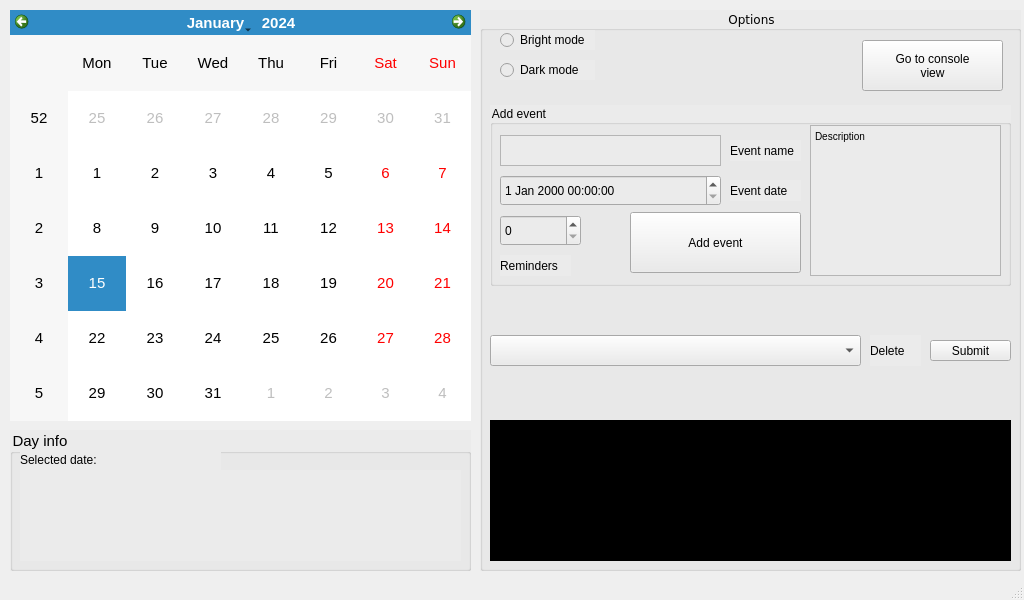
<?xml version="1.0" encoding="UTF-8"?>
<ui version="4.0">
 <class>MainWindow</class>
 <widget class="QMainWindow" name="MainWindow">
  <property name="geometry">
   <rect>
    <x>0</x>
    <y>0</y>
    <width>1024</width>
    <height>600</height>
   </rect>
  </property>
  <property name="minimumSize">
   <size>
    <width>480</width>
    <height>450</height>
   </size>
  </property>
  <property name="maximumSize">
   <size>
    <width>1024</width>
    <height>600</height>
   </size>
  </property>
  <property name="font">
   <font>
    <pointsize>11</pointsize>
   </font>
  </property>
  <property name="windowTitle">
   <string>Calendar</string>
  </property>
  <property name="styleSheet">
   <string notr="true"/>
  </property>
  <widget class="QWidget" name="centralwidget">
   <widget class="QCalendarWidget" name="calendar_widget">
    <property name="geometry">
     <rect>
      <x>10</x>
      <y>10</y>
      <width>461</width>
      <height>411</height>
     </rect>
    </property>
    <property name="styleSheet">
     <string notr="true"/>
    </property>
   </widget>
   <widget class="QGroupBox" name="options_group">
    <property name="geometry">
     <rect>
      <x>480</x>
      <y>10</y>
      <width>541</width>
      <height>561</height>
     </rect>
    </property>
    <property name="font">
     <font>
      <family>Verdana</family>
      <pointsize>9</pointsize>
      <weight>50</weight>
      <bold>false</bold>
     </font>
    </property>
    <property name="cursor">
     <cursorShape>ArrowCursor</cursorShape>
    </property>
    <property name="layoutDirection">
     <enum>Qt::LeftToRight</enum>
    </property>
    <property name="styleSheet">
     <string notr="true">background-color: rgb(235, 235, 235);</string>
    </property>
    <property name="title">
     <string>Options</string>
    </property>
    <property name="alignment">
     <set>Qt::AlignCenter</set>
    </property>
    <property name="flat">
     <bool>false</bool>
    </property>
    <property name="checkable">
     <bool>false</bool>
    </property>
    <widget class="QLabel" name="delete_label">
     <property name="geometry">
      <rect>
       <x>390</x>
       <y>325</y>
       <width>51</width>
       <height>31</height>
      </rect>
     </property>
     <property name="text">
      <string>Delete</string>
     </property>
    </widget>
    <widget class="QComboBox" name="delete_comboBox">
     <property name="geometry">
      <rect>
       <x>10</x>
       <y>325</y>
       <width>371</width>
       <height>31</height>
      </rect>
     </property>
    </widget>
    <widget class="QPushButton" name="delete_submit">
     <property name="geometry">
      <rect>
       <x>450</x>
       <y>330</y>
       <width>81</width>
       <height>21</height>
      </rect>
     </property>
     <property name="cursor">
      <cursorShape>PointingHandCursor</cursorShape>
     </property>
     <property name="styleSheet">
      <string notr="true"/>
     </property>
     <property name="text">
      <string>Submit</string>
     </property>
    </widget>
    <widget class="QGroupBox" name="add_group">
     <property name="geometry">
      <rect>
       <x>10</x>
       <y>95</y>
       <width>521</width>
       <height>181</height>
      </rect>
     </property>
     <property name="styleSheet">
      <string notr="true"/>
     </property>
     <property name="title">
      <string>Add event</string>
     </property>
     <widget class="QTextEdit" name="add_name">
      <property name="geometry">
       <rect>
        <x>10</x>
        <y>30</y>
        <width>221</width>
        <height>31</height>
       </rect>
      </property>
      <property name="cursor" stdset="0">
       <cursorShape>IBeamCursor</cursorShape>
      </property>
     </widget>
     <widget class="QDateTimeEdit" name="add_date">
      <property name="geometry">
       <rect>
        <x>10</x>
        <y>70</y>
        <width>221</width>
        <height>31</height>
       </rect>
      </property>
     </widget>
     <widget class="QSpinBox" name="add_reminders">
      <property name="geometry">
       <rect>
        <x>10</x>
        <y>110</y>
        <width>81</width>
        <height>31</height>
       </rect>
      </property>
      <property name="autoFillBackground">
       <bool>false</bool>
      </property>
      <property name="frame">
       <bool>true</bool>
      </property>
      <property name="value">
       <number>0</number>
      </property>
     </widget>
     <widget class="QTextEdit" name="add_desc">
      <property name="geometry">
       <rect>
        <x>320</x>
        <y>20</y>
        <width>191</width>
        <height>151</height>
       </rect>
      </property>
      <property name="cursor" stdset="0">
       <cursorShape>IBeamCursor</cursorShape>
      </property>
      <property name="html">
       <string>&lt;!DOCTYPE HTML PUBLIC &quot;-//W3C//DTD HTML 4.0//EN&quot; &quot;http://www.w3.org/TR/REC-html40/strict.dtd&quot;&gt;
&lt;html&gt;&lt;head&gt;&lt;meta name=&quot;qrichtext&quot; content=&quot;1&quot; /&gt;&lt;style type=&quot;text/css&quot;&gt;
p, li { white-space: pre-wrap; }
&lt;/style&gt;&lt;/head&gt;&lt;body style=&quot; font-family:'MS Shell Dlg 2'; font-size:7.8pt; font-weight:400; font-style:normal;&quot;&gt;
&lt;p style=&quot; margin-top:0px; margin-bottom:0px; margin-left:0px; margin-right:0px; -qt-block-indent:0; text-indent:0px;&quot;&gt;Description&lt;/p&gt;&lt;/body&gt;&lt;/html&gt;</string>
      </property>
     </widget>
     <widget class="QLabel" name="name_label">
      <property name="geometry">
       <rect>
        <x>240</x>
        <y>35</y>
        <width>71</width>
        <height>21</height>
       </rect>
      </property>
      <property name="text">
       <string>Event name</string>
      </property>
     </widget>
     <widget class="QLabel" name="date_label">
      <property name="geometry">
       <rect>
        <x>240</x>
        <y>75</y>
        <width>71</width>
        <height>21</height>
       </rect>
      </property>
      <property name="text">
       <string>Event date</string>
      </property>
     </widget>
     <widget class="QLabel" name="reminders_label">
      <property name="geometry">
       <rect>
        <x>10</x>
        <y>150</y>
        <width>71</width>
        <height>21</height>
       </rect>
      </property>
      <property name="text">
       <string>Reminders</string>
      </property>
     </widget>
     <widget class="QPushButton" name="add_submit">
      <property name="geometry">
       <rect>
        <x>140</x>
        <y>107</y>
        <width>171</width>
        <height>61</height>
       </rect>
      </property>
      <property name="cursor">
       <cursorShape>PointingHandCursor</cursorShape>
      </property>
      <property name="styleSheet">
       <string notr="true"/>
      </property>
      <property name="text">
       <string>Add event</string>
      </property>
      <property name="autoDefault">
       <bool>false</bool>
      </property>
      <property name="default">
       <bool>false</bool>
      </property>
     </widget>
    </widget>
    <widget class="QLabel" name="epic_calendar">
     <property name="geometry">
      <rect>
       <x>10</x>
       <y>410</y>
       <width>521</width>
       <height>141</height>
      </rect>
     </property>
     <property name="cursor">
      <cursorShape>BlankCursor</cursorShape>
     </property>
     <property name="autoFillBackground">
      <bool>false</bool>
     </property>
     <property name="styleSheet">
      <string notr="true">background-color: rgb(0, 0, 0);
color: rgb(255, 255, 255);</string>
     </property>
     <property name="frameShape">
      <enum>QFrame::StyledPanel</enum>
     </property>
     <property name="frameShadow">
      <enum>QFrame::Raised</enum>
     </property>
     <property name="text">
      <string/>
     </property>
     <property name="pixmap">
      <pixmap>resc/epic_calendar_screen.png</pixmap>
     </property>
     <property name="scaledContents">
      <bool>true</bool>
     </property>
     <property name="alignment">
      <set>Qt::AlignCenter</set>
     </property>
     <property name="wordWrap">
      <bool>false</bool>
     </property>
    </widget>
    <widget class="QPushButton" name="cons_view">
     <property name="geometry">
      <rect>
       <x>382</x>
       <y>30</y>
       <width>141</width>
       <height>51</height>
      </rect>
     </property>
     <property name="cursor">
      <cursorShape>PointingHandCursor</cursorShape>
     </property>
     <property name="text">
      <string>Go to console
view</string>
     </property>
    </widget>
    <widget class="QRadioButton" name="b_mode">
     <property name="enabled">
      <bool>true</bool>
     </property>
     <property name="geometry">
      <rect>
       <x>20</x>
       <y>20</y>
       <width>95</width>
       <height>20</height>
      </rect>
     </property>
     <property name="text">
      <string>Bright mode</string>
     </property>
    </widget>
    <widget class="QRadioButton" name="d_mode">
     <property name="geometry">
      <rect>
       <x>20</x>
       <y>50</y>
       <width>95</width>
       <height>20</height>
      </rect>
     </property>
     <property name="text">
      <string>Dark mode</string>
     </property>
    </widget>
   </widget>
   <widget class="QGroupBox" name="info_group">
    <property name="geometry">
     <rect>
      <x>10</x>
      <y>430</y>
      <width>461</width>
      <height>141</height>
     </rect>
    </property>
    <property name="styleSheet">
     <string notr="true">background-color: rgb(235, 235, 235);</string>
    </property>
    <property name="title">
     <string>Day info</string>
    </property>
    <widget class="QLabel" name="info_label">
     <property name="geometry">
      <rect>
       <x>10</x>
       <y>20</y>
       <width>91</width>
       <height>20</height>
      </rect>
     </property>
     <property name="text">
      <string>Selected date:</string>
     </property>
    </widget>
    <widget class="QLabel" name="info_label2">
     <property name="geometry">
      <rect>
       <x>100</x>
       <y>20</y>
       <width>111</width>
       <height>21</height>
      </rect>
     </property>
     <property name="text">
      <string/>
     </property>
    </widget>
    <widget class="QLabel" name="info_label3">
     <property name="geometry">
      <rect>
       <x>10</x>
       <y>40</y>
       <width>441</width>
       <height>91</height>
      </rect>
     </property>
     <property name="text">
      <string/>
     </property>
    </widget>
   </widget>
  </widget>
  <widget class="QStatusBar" name="statusbar"/>
 </widget>
 <resources>
  <include location="resc/resource.qrc"/>
 </resources>
 <connections/>
</ui>
